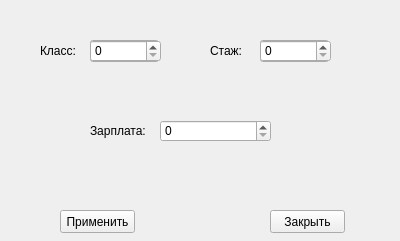
<?xml version="1.0" encoding="UTF-8"?>
<ui version="4.0">
 <class>salaryForm</class>
 <widget class="QWidget" name="salaryForm">
  <property name="geometry">
   <rect>
    <x>0</x>
    <y>0</y>
    <width>400</width>
    <height>241</height>
   </rect>
  </property>
  <property name="windowTitle">
   <string>Form</string>
  </property>
  <widget class="QPushButton" name="acceptButton">
   <property name="geometry">
    <rect>
     <x>60</x>
     <y>210</y>
     <width>75</width>
     <height>23</height>
    </rect>
   </property>
   <property name="text">
    <string>Применить</string>
   </property>
  </widget>
  <widget class="QPushButton" name="closeButton">
   <property name="geometry">
    <rect>
     <x>270</x>
     <y>210</y>
     <width>75</width>
     <height>23</height>
    </rect>
   </property>
   <property name="text">
    <string>Закрыть</string>
   </property>
  </widget>
  <widget class="QComboBox" name="classCh">
   <property name="geometry">
    <rect>
     <x>90</x>
     <y>40</y>
     <width>69</width>
     <height>22</height>
    </rect>
   </property>
  </widget>
  <widget class="QComboBox" name="expCh">
   <property name="geometry">
    <rect>
     <x>260</x>
     <y>40</y>
     <width>69</width>
     <height>22</height>
    </rect>
   </property>
  </widget>
  <widget class="QLabel" name="label">
   <property name="geometry">
    <rect>
     <x>40</x>
     <y>40</y>
     <width>47</width>
     <height>21</height>
    </rect>
   </property>
   <property name="text">
    <string>Класс:</string>
   </property>
  </widget>
  <widget class="QLabel" name="label_2">
   <property name="geometry">
    <rect>
     <x>210</x>
     <y>40</y>
     <width>47</width>
     <height>21</height>
    </rect>
   </property>
   <property name="text">
    <string>Стаж:</string>
   </property>
  </widget>
  <widget class="QLabel" name="label_3">
   <property name="geometry">
    <rect>
     <x>90</x>
     <y>120</y>
     <width>61</width>
     <height>21</height>
    </rect>
   </property>
   <property name="text">
    <string>Зарплата: </string>
   </property>
  </widget>
  <widget class="QSpinBox" name="salaryEdit">
   <property name="geometry">
    <rect>
     <x>160</x>
     <y>120</y>
     <width>111</width>
     <height>22</height>
    </rect>
   </property>
  </widget>
  <widget class="QSpinBox" name="classEdit">
   <property name="geometry">
    <rect>
     <x>90</x>
     <y>40</y>
     <width>71</width>
     <height>22</height>
    </rect>
   </property>
  </widget>
  <widget class="QSpinBox" name="expEdit">
   <property name="geometry">
    <rect>
     <x>260</x>
     <y>40</y>
     <width>71</width>
     <height>22</height>
    </rect>
   </property>
  </widget>
 </widget>
 <resources/>
 <connections/>
</ui>
